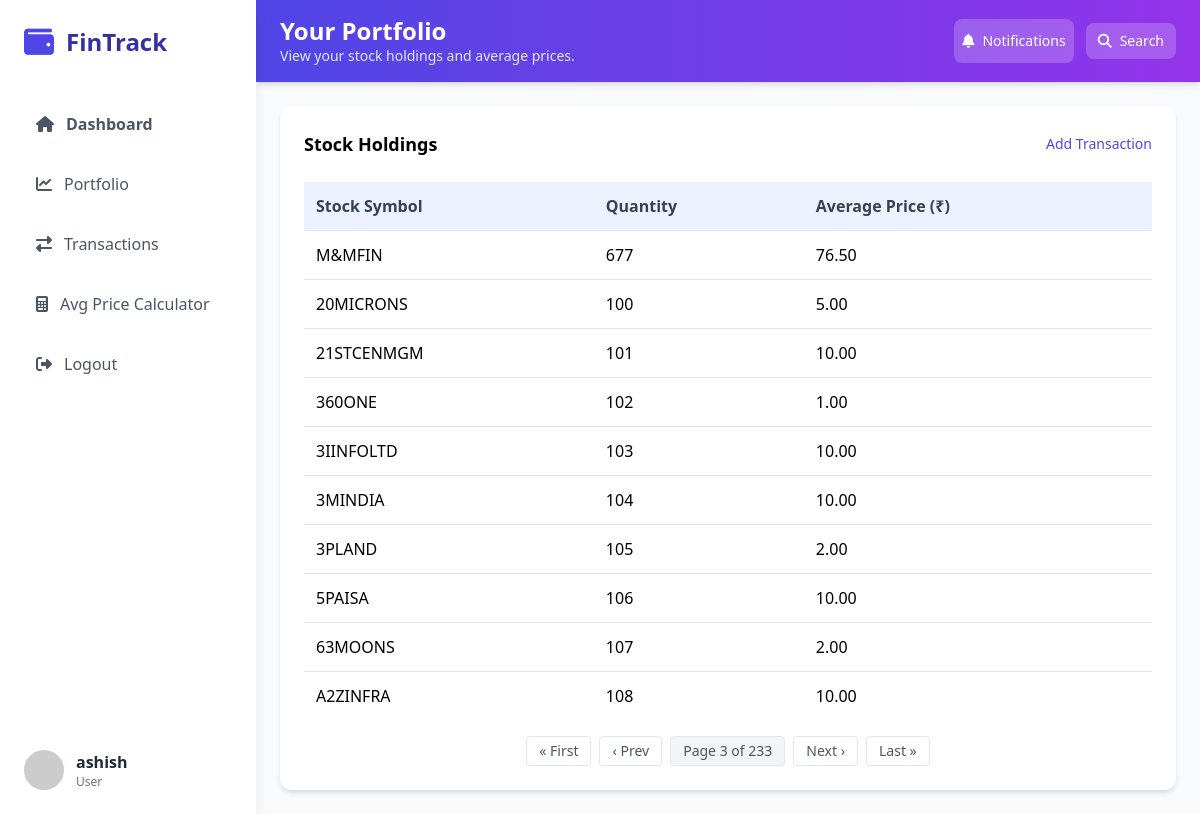
The app's page /portfolio/?page=3 (signed in) with its own data.
### stocks/models.py (models this page shows, shortened)
class StockTransaction(models.Model):
    TRANSACTION_TYPES = (
        ("BUY", "Buy"),
        ("SELL", "Sell"),
    )
    user = models.ForeignKey(User, on_delete=models.CASCADE)
    stock_symbol = models.CharField(max_length=10)
    transaction_type = models.CharField(max_length=4, choices=TRANSACTION_TYPES)
    quantity = models.PositiveIntegerField()
    price_per_share = models.DecimalField(max_digits=10, decimal_places=2)
    transaction_date = models.DateTimeField(auto_now_add=True)

### stocks/views.py (the view)
# urls.py: path("portfolio/", views.portfolio, name="portfolio"),
@login_required
def portfolio(request):
    transactions = StockTransaction.objects.filter(user=request.user)
    portfolio = {}
    for trans in transactions:
        symbol = trans.stock_symbol
        if symbol not in portfolio:
            portfolio[symbol] = {"quantity": 0, "total_cost": Decimal("0.00")}
        if trans.transaction_type == "BUY":
            portfolio[symbol]["quantity"] += trans.quantity
            portfolio[symbol]["total_cost"] += trans.quantity * trans.price_per_share
        else:  # SELL
            portfolio[symbol]["quantity"] -= trans.quantity
            portfolio[symbol]["total_cost"] -= trans.quantity * trans.price_per_share
    for symbol, data in portfolio.items():
        if data["quantity"] > 0:
            data["avg_price"] = data["total_cost"] / data["quantity"]
        else:
            data["avg_price"] = Decimal("0.00")
            data["quantity"] = 0
    portfolio = {k: v for k, v in portfolio.items() if v["quantity"] > 0}
    portfolio_list = [
        {"symbol": symbol, **details} for symbol, details in portfolio.items()
    ]
    paginator = Paginator(portfolio_list, 10)
    page_number = request.GET.get("page")
    page_obj = paginator.get_page(page_number)
    return render(request, "portfolio.html", {"page_obj": page_obj})

### stocks/templates/portfolio.html (shortened to what this page needs)
{% extends 'base.html' %}
{% block header_title %}Your Portfolio{% endblock %}
{% block header_subtitle %}View your stock holdings and average prices.{% endblock %}
{% block content %}
<div class="bg-white rounded-xl shadow-md p-6">
    {% if page_obj %}
    <div class="flex justify-between items-center mb-6">
        <h3 class="font-bold text-lg">Stock Holdings</h3>
        <a href="{% url 'add_transaction' %}" class="text-indigo-600 hover:text-indigo-800 text-sm font-medium">Add Transaction</a>
    </div>
    <div class="overflow-x-auto">
        <table class="w-full">
            <thead>
                <tr class="bg-indigo-50 text-gray-700">
                    <th class="p-3 text-left">Stock Symbol</th>
                    <th class="p-3 text-left">Quantity</th>
                    <th class="p-3 text-left">Average Price (₹)</th>
                </tr>
            </thead>
            <tbody>
                {% for item in page_obj %}
                <tr class="border-t hover:bg-gray-50 transition-colors">
                    <td class="p-3">{{ item.symbol }}</td>
                    <td class="p-3">{{ item.quantity }}</td>
                    <td class="p-3">{{ item.avg_price|floatformat:2 }}</td>
                </tr>
                {% endfor %}
            </tbody>
        </table>
    </div>
    <div class="mt-4 flex justify-center items-center space-x-2 text-sm text-gray-600">
        {% if page_obj.has_previous %}
            <a href="?page=1" class="px-3 py-1 border rounded hover:bg-gray-100">« First</a>
            <a href="?page={{ page_obj.previous_page_number }}" class="px-3 py-1 border rounded hover:bg-gray-100">‹ Prev</a>
        {% endif %}
        <span class="px-3 py-1 border rounded bg-gray-100">
            Page {{ page_obj.number }} of {{ page_obj.paginator.num_pages }}
        </span>
        {% if page_obj.has_next %}
            <a href="?page={{ page_obj.next_page_number }}" class="px-3 py-1 border rounded hover:bg-gray-100">Next ›</a>
            <a href="?page={{ page_obj.paginator.num_pages }}" class="px-3 py-1 border rounded hover:bg-gray-100">Last »</a>
        {% endif %}
    </div>
    {% else %}
    <p class="text-gray-600">No stocks in your portfolio.</p>
    <a href="{% url 'add_transaction' %}" class="mt-4 inline-block bg-indigo-600 text-white px-4 py-3 rounded-lg hover:bg-indigo-700">Add Transaction</a>
    {% endif %}
</div>
{% endblock %}

### stocks/templates/base.html (shortened to what this page needs)
{% load static %}
<!DOCTYPE html>
<html lang="en">
<head>
    <script src="https://cdn.tailwindcss.com"></script>
    <link rel="stylesheet" href="https://cdnjs.cloudflare.com/ajax/libs/font-awesome/6.4.0/css/all.min.css">
    <link rel="stylesheet" href="{% static 'css/styles.css' %}">
</head>
<body class="bg-gray-50 font-sans">
    <div id="sidebar" class="sidebar fixed h-screen w-64 bg-white shadow-lg z-40 md:block">
        <div class="p-6">
            <div class="flex items-center mb-10">
                <i class="fas fa-wallet text-indigo-600 text-3xl mr-3"></i>
                <h1 class="text-2xl font-bold text-indigo-800">FinTrack</h1>
            </div>
            <nav>
                <ul class="space-y-3">
                    {% for link in request.sidebar_nav_links %}
                    <li>
                        <a href="{{ link.url }}" class="flex items-center p-3 rounded-lg {% if link.is_active %}bg-indigo-50 text-indigo-600{% else %}text-gray-600 hover:bg-indigo-50 hover:text-indigo-600{% endif %} {% if link.font_semibold %}font-semibold{% endif %}">
                            <i class="fas {{ link.icon }} mr-3"></i>
                            {{ link.name }}
                        </a>
                    </li>
                    {% endfor %}
                </ul>
            </nav>
        </div>
        {% if request.sidebar_user %}
        <div class="absolute bottom-0 w-full p-6">
            <div class="flex items-center">
                <img src="https://randomuser.me/api/portraits/women/44.jpg" class="w-10 h-10 rounded-full mr-3" alt="User">
                <div>
                    <p class="font-semibold text-gray-800">{{ request.sidebar_user.username }}</p>
                    <p class="text-xs text-gray-500">{{ request.sidebar_user.is_staff|yesno:"Admin,User" }}
                </div>
            </div>
        </div>
        {% endif %}
    </div>
    <div class="md:ml-64 min-h-screen main-content">
        <header class="bg-gradient-to-r from-indigo-600 to-purple-600 text-white px-6 py-4 shadow-md">
            <div class="flex flex-col md:flex-row justify-between items-start md:items-center gap-4">
                <div>
                    <h2 class="text-2xl font-bold leading-tight">{% block header_title %}Dashboard{% endblock %}</h2>
                    <p class="text-indigo-100 text-sm">{% block header_subtitle %}Welcome back! Here's your financial overview.{% endblock %}</p>
                </div>
                <div class="flex items-center gap-3">
                    <button class="flex items-center gap-2 px-2 py-3 bg-white bg-white/20 hover:bg-white/30 hover:bg-blue-700 rounded-lg transition text-sm">
                        <i class="fas fa-bell"></i>
                        <span class="hidden md:inline">Notifications</span>
                    </button>
                    <button class="flex items-center gap-2 px-3 py-2 bg-white/20 hover:bg-white/30 hover:bg-blue-600 rounded-lg transition text-sm">
                        <i class="fas fa-search"></i>
                        <span class="hidden md:inline">Search</span>
                    </button>
                </div>
            </div>
        </header>
        <div class="p-6">
            {% block content %}
            {% endblock %}
        </div>
    </div>
</body>
</html>

### stocks/static/css/styles.css (style rules this page uses)
body { font-family: Arial, sans-serif; }
.sidebar { transition: all 0.3s ease; }
button { transition: background-color 0.3s, transform 0.3s; }

### records on screen
StockTransaction: symbol "M&MFIN"
StockTransaction: symbol "20MICRONS"
StockTransaction: symbol "21STCENMGM"
StockTransaction: symbol "360ONE"
StockTransaction: symbol "3IINFOLTD"
StockTransaction: symbol "3MINDIA"
StockTransaction: symbol "3PLAND"
StockTransaction: symbol "5PAISA"
StockTransaction: symbol "63MOONS"
StockTransaction: symbol "A2ZINFRA"

### other values on screen
{{ link.name }} "Dashboard" "Portfolio" "Transactions" "Avg Price Calculator" "Logout"
{{ request.sidebar_user.username }} "ashish"
{{ request.sidebar_user.is_staff|yesno:"Admin,User" }} "User"
{{ item.quantity }} "677" "100" "101" "102" "103" "104" "105" "106" "107" "108"
{{ item.avg_price|floatformat:2 }} "76.50" "5.00" "10.00" "1.00" "10.00" "10.00" "2.00" "10.00" "2.00" "10.00"
{{ page_obj.number }} "3"
{{ page_obj.paginator.num_pages }} "233"
